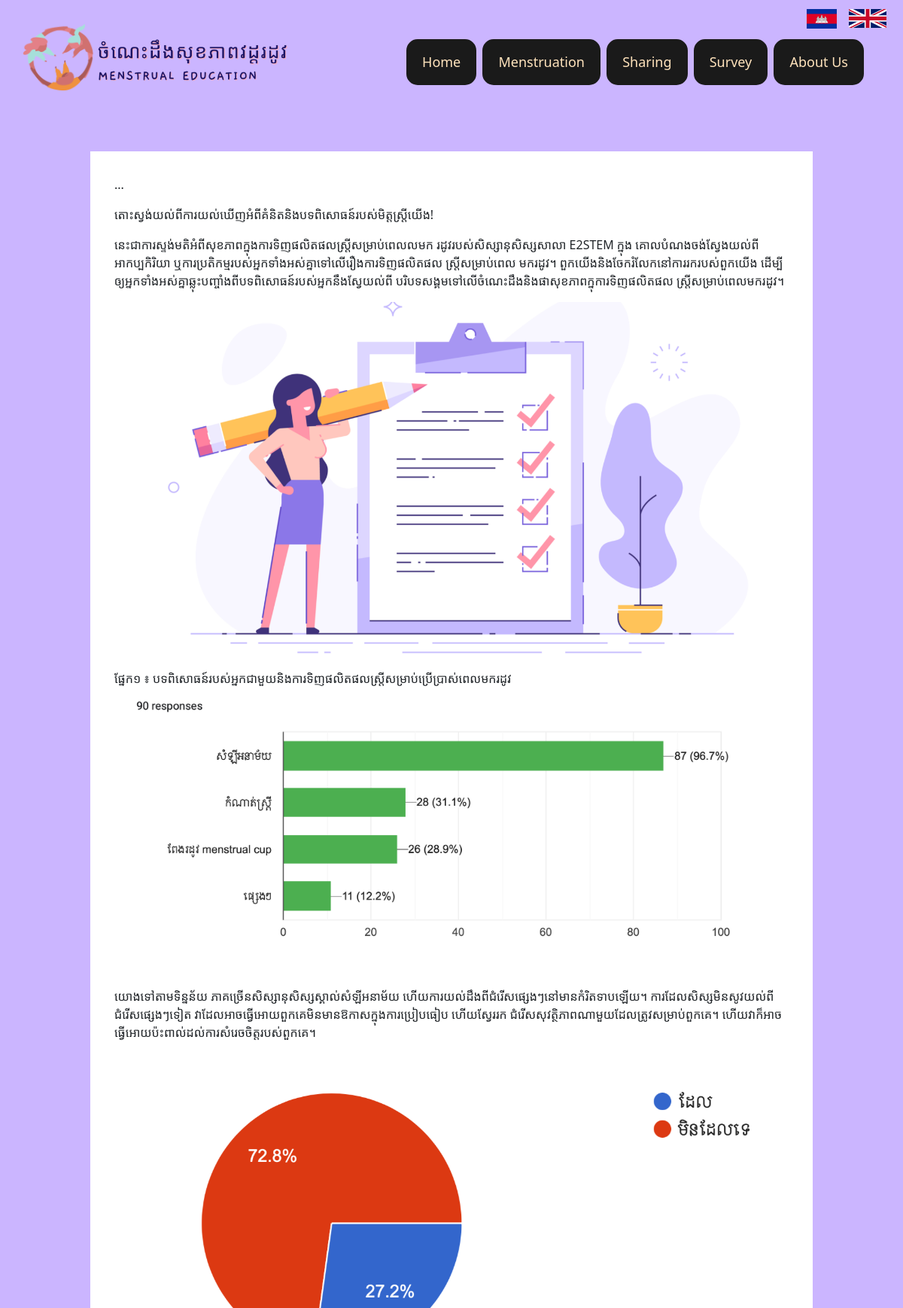
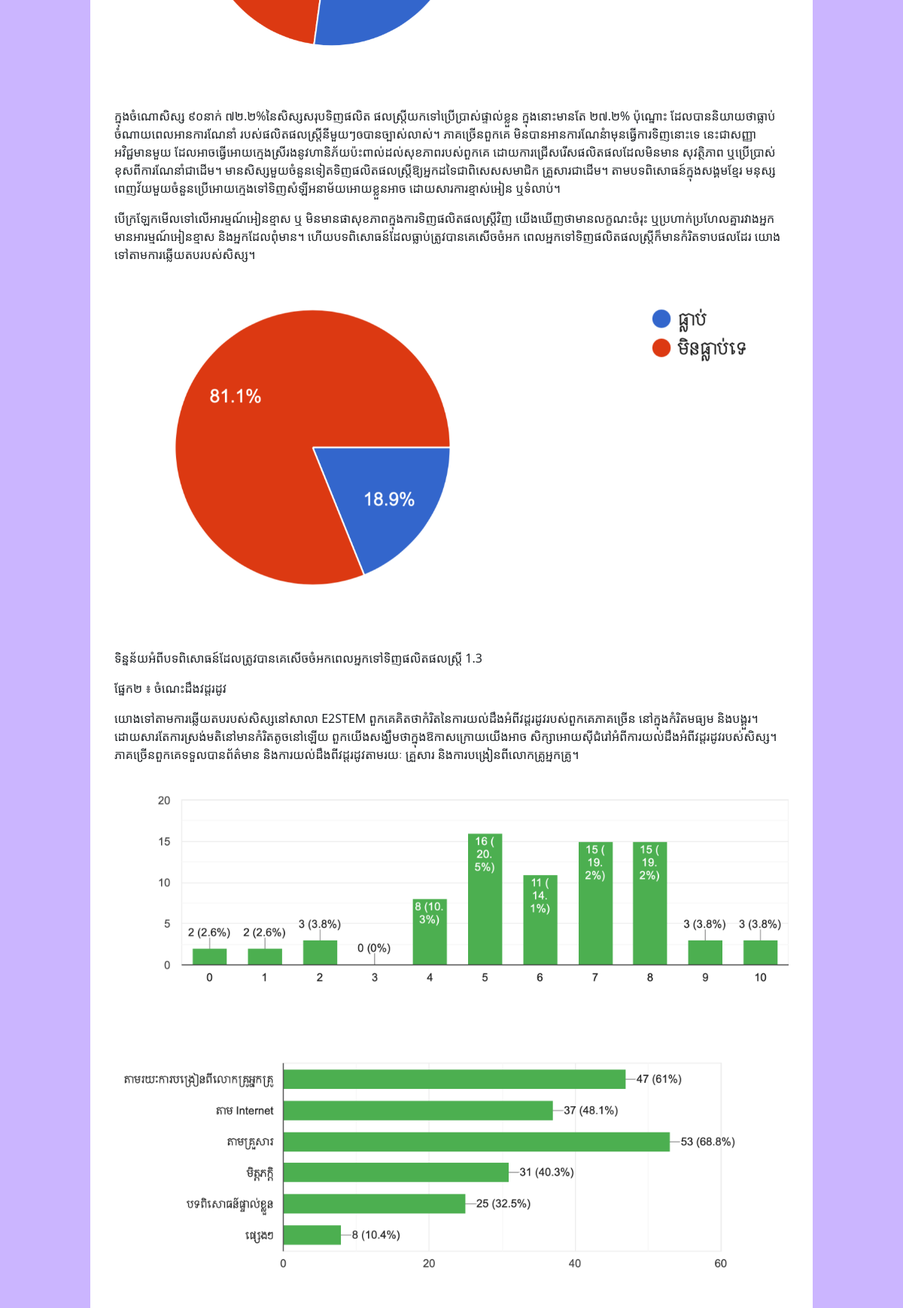
The app's page /post/6/en/ (upper part) with its own data (2 pictures, top to bottom).
### database/models.py (models this page shows, shortened)
class BlogPost(models.Model):
    title_en = models.CharField(max_length=200)
    title_kh = models.CharField(max_length=200)
    subtitle_en = models.CharField(max_length=500)
    subtitle_kh = models.CharField(max_length=500)
    text_en = models.TextField()
    text_kh = models.TextField()
    image = models.CharField(max_length=100)
    author = models.CharField(max_length=100)
    created_at = models.DateField(default=datetime.now)
    last_modified = models.DateField(auto_now=True)
    class Meta:
       ordering = ['created_at']

### core/views.py (the view)
# urls.py: path('post/<str:post_id>/', views.post, name="post"),
def post(request, post_id, language='en'):
    article = BlogPost.objects.filter(pk=post_id)[0]
    article.text_en = markdown.markdown(article.text_en, extensions=['attr_list'])
    article.text_kh = markdown.markdown(article.text_kh, extensions=['attr_list'])
    context = {
        'article': article,
        'language': language
    }
    return render(request, 'post.html', context)

### templates/post.html (shortened to what this page needs)
{% extends "base.html" %}
{% load static %}
{% block css %}
  <link href="{% static 'css/post.css' %}" rel="stylesheet">
{% endblock %}
{% block main %}
<section id="article">
  <article>
    <p class="description en">{{ article.text_en | safe }}</p>
    <p class="text kh">{{ article.text_kh | safe }}</p>
  </article>
</section>
{% endblock %}

### static/css/base.css (style rules this page uses)
:root { --lightorange: #ffe3bc; --black: #1a1a1a; --lightpurple: #cbb5ff; --teal: #cdf6f5; --pink: #ffc5de; --gray: #f2f2f2; --white: #ffffff; }
html { height: 100%; margin: 0rem; font-size: 16px; }
body { height: 100%; margin: 0rem; background-color: var(--lightorange); max-width:100rem; margin: 0 auto; }
section { padding:30px; }

### static/css/post.css (style rules this page uses)
body { background-color: var(--lightpurple); }
article { background-color: var(--white); max-width: 60rem; margin: 0 auto; padding: 2rem; }
article img { display:block; max-width:100%; max-height: 30rem; }

### records on screen
BlogPost: text_en "...", text_kh "តោះស្វង់យល់ពីការយល់ឃើញអំពីគំនិតនិងបទពិសោធន៍របស់មិត្តស្រ្តីយើង! នេះជាការស្ទង់មតិអំពីសុខភាពក្នុងការទិញផលិតផលស្រ្តីសម្រាប់ពេលលមក រដូវរបស់សិស្សានុសិស្សសាលា E2STEM ក្នុង គោលបំណងចង់ស្វែងយល់ពីអាកប្បកិរិយា ឬការប្រតិកម្មរបស់អ្នកទាំងអស់គ្នាទៅលើរឿងការទិញផលិតផល ស្រ្តីសម្រាប់ពេល មករដូវ។ ពួកយើងនិងចែករំលែកនៅការរករបស់ពួកយើង ដើម្បីឲ្យអ្នកទាំងអស់គ្នាឆ្លុះបញ្ចាំងពីបទពិសោធន៍របស់អ្នកនឹងស្វែយល់ពី បរិបទសង្គមទៅលើចំណេះដឹងនិងផាសុខភាពក្នុការទិញផលិតផល ស្រ្តីសម្រាប់ពេលមករដូវ។ ផ្នែក១ ៖ បទពិសោធន៍របស់អ្នកជាមួយនិងការទិញផលិតផលស្រ្តីសម្រាប់ប្រើប្រាស់ពេលមករដូវ យោងទៅតាមទិន្នន័យ ភាគច្រើនសិស្សានុសិស្សស្គាល់សំឡីអនាម័យ ហើយការយល់ដឹងពីជំរើសផ្សេងៗនៅមានកំរិតទាបឡើយ។ ការដែលសិស្សមិនសូវយល់ពីជំរើសផ្សេងៗទៀត…", text_kh (picture)
